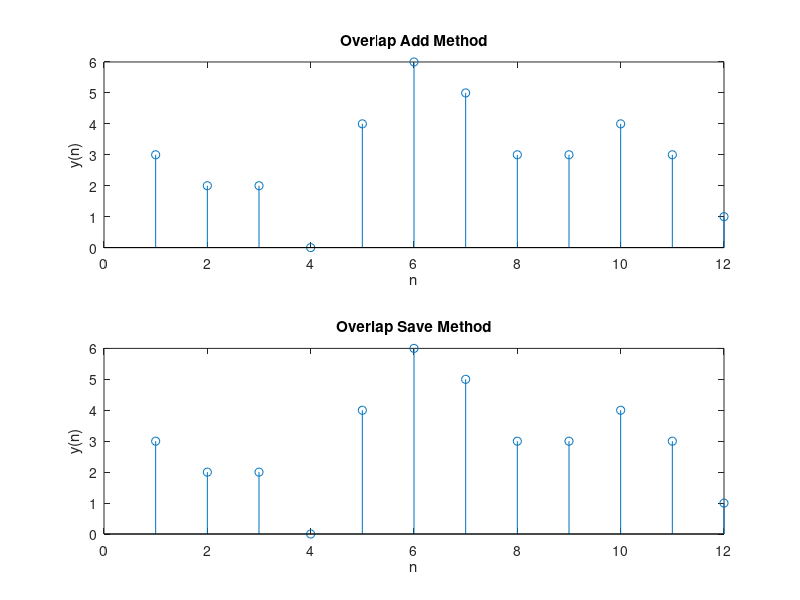

Source code (MATLAB):
clc;
clear all;
close all;

x=[3 -1 0 1 3 2 0 1 2 1]
h=[1 1 1]
n1=length(x) %10
n2=length(h) %3
h1=[h zeros(1,n2-1)]; %adding 2 zeros
n3=length(h1) %5
N=n1+n2-1 %12
y=zeros(1, N+n3-n2) %14

% Block Convolution using Overlap Add Method ... 
if mod(n1,n2)~=0
    x=[x zeros(1, n3-mod(n1,n2))] %mod (10/3)=1, n3=5 ,n3-1=4
end

for i=1:n2:n1
    if i<N
        x1=[x(i:i+n3-n2) zeros(1, n3-n2)]
    end
    c=cconv(x1,h1,n3)
    
    if(i==1)
        y(1:n3)=c(1:n3)
    else
        y(i:i+n3-1)=y(i:i+n3-1)+c(1:n3)
    end
end

% Block Convolution using Overlap Save Method ...
h1=[h zeros(1,N-n1)]
z=zeros(1,N)
x1=[zeros(1,n2-1) x zeros(1,n3)]  %0 0 x 0 0 0 0 0

for i=1:n2:N
    x2=x1(i:i+(2*(n3-n2)))
    y1=cconv(x2,h1,n3)
    z(i:(i+n2-1))=y1(n2:n3)
end

disp('Block Convolution using Overlap Add Method ... ')
disp(y(1:N))
disp('Block Convolution using Overlap Save Method ...')
disp(z(1:N))

subplot(2,1,1);stem(y(1:N))
title('Overlap Add Method')
xlabel('n')
ylabel('y(n)')
subplot(2,1,2);stem(z(1:N))
title('Overlap Save Method')
xlabel('n')
ylabel('y(n)')
